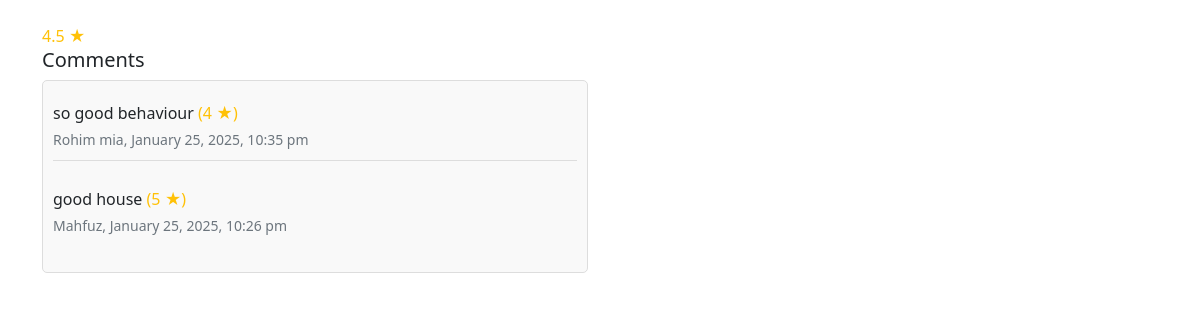
Page /Users/rating&comment.php?id=20 on the committed database.
### tables this page shows
CREATE TABLE `comments` (
  `id` int(11) NOT NULL,
  `user_id` int(11) NOT NULL,
  `house_id` int(11) NOT NULL,
  `comment` text NOT NULL,
  `created_at` timestamp NOT NULL DEFAULT current_timestamp(),
  `comment_status` tinyint(1) DEFAULT 0
);

CREATE TABLE `users` (
  `id` int(11) NOT NULL,
  `name` varchar(255) NOT NULL,
  `email` varchar(255) NOT NULL,
  `address` varchar(255) NOT NULL,
  `phone` varchar(11) NOT NULL,
  `password` varchar(255) NOT NULL,
  `dob` date DEFAULT NULL,
  `photo` varchar(255) NOT NULL,
  `created_at` timestamp NOT NULL DEFAULT current_timestamp(),
  `role_id` int(11) DEFAULT NULL
);

### Users/rating&comment.php (the view, shortened to what this page needs)
<?php
include 'connect.php';
$user_id = $_SESSION['user_id'] ?? null;
$house_id = isset($_GET['id']) ? intval($_GET['id']) : 0;
$rating_stars = 0;
$rating_query = "SELECT AVG(rating) AS avg_rating FROM ratings WHERE house_id = ?";
$stmt = $con->prepare($rating_query);
$stmt->bind_param('i', $house_id);
$stmt->execute();
$rating_result = $stmt->get_result();
if ($rating_result && $rating_result->num_rows > 0) {
    $rating_row = $rating_result->fetch_assoc();
    $rating = $rating_row['avg_rating'] ?? 0;
    $rating_stars = round($rating, 1);
} else {
    $rating = 0;
    $rating_stars = "Not rated yet";
}
$comments_query = "SELECT comments.id, comments.comment, comments.created_at, users.name, ratings.rating, comments.user_id,comments.comment_status,enrollments.status as e_status
                   FROM comments
                   JOIN users ON comments.user_id = users.id
                   JOIN enrollments on users.id=enrollments.user_id
                   LEFT JOIN ratings ON comments.user_id = ratings.user_id AND comments.house_id = ratings.house_id
                   WHERE comments.house_id = ? group by user_id ORDER BY comments.created_at DESC";
$stmt = $con->prepare($comments_query);
$stmt->bind_param('i', $house_id);
$stmt->execute();
$comments_result = $stmt->get_result();
$status = false;
$comment_status_query = "SELECT comment_status FROM comments WHERE user_id = ? AND house_id = ?";
$stmt = $con->prepare($comment_status_query);
$stmt->bind_param('ii', $user_id, $house_id);
$stmt->execute();
$status_result = $stmt->get_result();
$has_commented = ($status_result->num_rows > 0 && $status_result->fetch_assoc()['comment_status'] == 1);
$enroll = "SELECT enrollments.user_id AS renter
           FROM enrollments
           JOIN users ON users.id = enrollments.user_id
           WHERE users.id = ? AND home_id = ?";
$stmt = $con->prepare($enroll);
$stmt->bind_param('ii', $user_id, $house_id);
$stmt->execute();
$result = $stmt->get_result();
if ($result && $result->num_rows > 0) {
    $enrollment_row = $result->fetch_assoc();
   $enrollment_id = $enrollment_row['renter'];
} else {
    $enrollment_id = null;
}
$owner_query = "SELECT user_id FROM houses WHERE id = ?";
$stmt = $con->prepare($owner_query);
$stmt->bind_param('i', $house_id);
$stmt->execute();
$owner_result = $stmt->get_result();
if ($owner_result && $owner_result->num_rows > 0) {
    $owner_row = $owner_result->fetch_assoc();
    $owner_id = $owner_row['user_id'];
} else {
    die("House not found.");
}
?>
<link href="https://cdn.jsdelivr.net/npm/bootstrap@5.1.3/dist/css/bootstrap.min.css" rel="stylesheet">
<div class="container mt-4">
    <div class="row">
        <?php if (!$has_commented && $status && isset($_SESSION['user_id']) && (int)$_SESSION['user_id'] !== (int)$owner_id && (int)$user_id ===(int) $enrollment_id): ?>
            <div class="col-md-6">
                <h5>Rate and Comment</h5>
                <div class="mb-3">
                    <h6>Average Rating:
                        <span class="text-warning">
                            <?= $rating_stars > 0 ? round($rating_stars, 1) . " &#9733;" : "Not rated yet"; ?>
                        </span>
                    </h6>
                </div>
                <form action="post.php?id=<?= $house_id; ?>" method="POST">
                    <label for="rating" class="form-label">Rate this house:</label>
                    <select name="rating" id="rating" class="form-select form-select-sm mt-2">
                        <option value="">Select a rating (optional)</option>
                        <option value="1">1 &#9733;</option>
                        <option value="2">2 &#9733;&#9733;</option>
                        <option value="3">3 &#9733;&#9733;&#9733;</option>
                        <option value="4">4 &#9733;&#9733;&#9733;&#9733;</option>
                        <option value="5">5 &#9733;&#9733;&#9733;&#9733;&#9733;</option>
                    </select>
                    <label for="comment" class="form-label mt-3">Leave a comment:</label>
                    <textarea name="comment" id="comment" class="form-control" rows="3" placeholder="Add a comment..."></textarea>
                    <button type="submit" class="btn btn-primary btn-sm mt-3 w-100">Submit</button>
                </form>
            </div>
        <?php else: ?>
            <span class="text-warning">
                            <?= $rating_stars > 0 ? round($rating_stars, 1) . " &#9733;" : "Not rated yet"; ?>
                        </span>
        <?php endif; ?>
        <div class="col-md-6">
            <h5>Comments</h5>
            <div class="comment-section">
                <?php if ($comments_result->num_rows > 0): ?>
                    <?php while ($comment = $comments_result->fetch_assoc()): ?>
                        <div class="comment-box mb-3">
                            <p class="mb-1">
                                <?= htmlspecialchars($comment['comment']); ?>
                                <?php if ($comment['rating']): ?>
                                    <span class="text-warning">(<?= $comment['rating']; ?> &#9733;)</span>
                                <?php endif; ?>
                            </p>
                            <small class="text-muted">
                                <?= htmlspecialchars($comment['name']); ?>,
                                <?= date("F j, Y, g:i a", strtotime($comment['created_at'])); ?>
                            </small>
                        </div>
                    <?php endwhile; ?>
                <?php else: ?>
                    <p>No comments yet. Be the first to comment!</p>
                <?php endif; ?>
            </div>
        </div>
    </div>
</div>

### Users/rating&comment.php (style rules this page uses)
.comment-section { max-height: 300px; overflow-y: auto; border: 1px solid #ddd; border-radius: 5px; padding: 10px; background-color: #f9f9f9; }
.comment-box { border-bottom: 1px solid #ddd; padding: 10px 0; }
.comment-box:last-child { border-bottom: none; }
.comment-box small { color: #666; }

### rows in the picture
comments: comment "so good behaviour", rating "4", user.name "Rohim mia", created_at "January 25, 2025, 10:35 pm"
comments: comment "good house", rating "5", user.name "Mahfuz", created_at "January 25, 2025, 10:26 pm"

### other values in the picture
$rating_stars "4.5"
